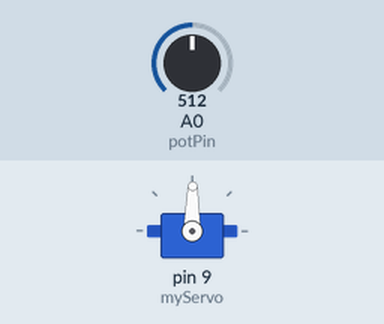
Bench run of a sketch on a simulated Arduino Uno, built with avr-gcc and run on an emulated ATmega328P. On the bench: servo. The test bench sets the inputs (shaded band); at power-on: A0 (potPin) = 512. What the sketch prints to the serial monitor is not drawn.

Above: at 1.2 s.
1.3 s: A0 (potPin) set to 105
At 2.4 s:
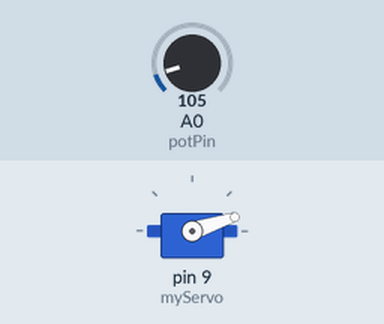
2.8 s: A0 (potPin) set to 93
At 3.5 s:
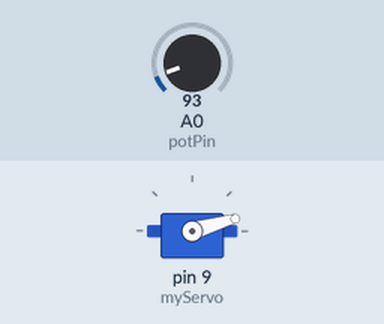
4.5 s: A0 (potPin) set to 122
At 5.7 s:
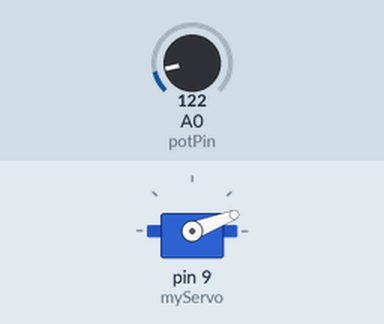
6.0 s: A0 (potPin) set to 988
At 6.8 s:
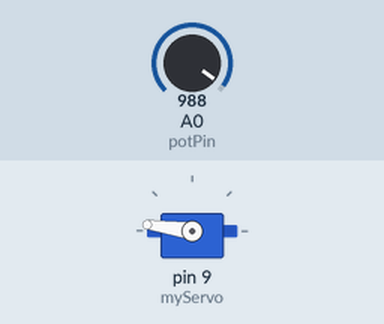
7.5 s: A0 (potPin) set to 1015
At 7.9 s:
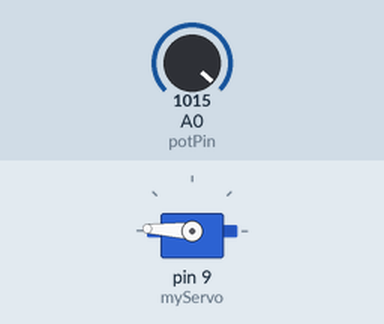
9.3 s: A0 (potPin) set to 900
At 9.7 s:
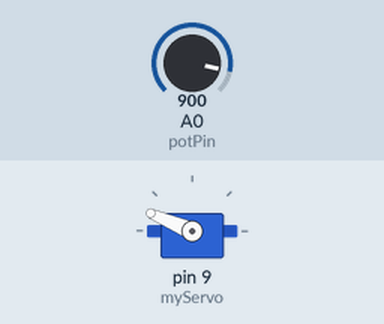
Timing chart, 0 to 11.8 s (numbered marks = the images above; inputs shaded):
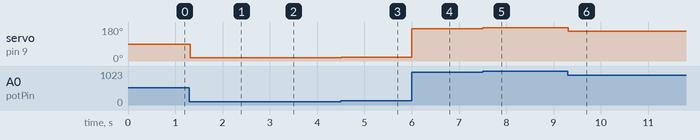

Measured:
- after the input at 1.3 s, servo on pin 9 (myServo): 89° → 18° at once
- after the input at 2.8 s, servo on pin 9 (myServo): 18° → 16° at once
- after the input at 4.5 s, servo on pin 9 (myServo): 16° → 21° at once
- after the input at 6.0 s, servo on pin 9 (myServo): 21° → 172° at once
- after the input at 7.5 s, servo on pin 9 (myServo): 172° → 177° at once
- after the input at 9.3 s, servo on pin 9 (myServo): 177° → 157° at once

The sketch:

sketch_MoodCue.ino
```cpp
#include <Servo.h>
Servo myServo;
const int potPin=A0;
int potVal;
int angle;
void setup() {
  // put your setup code here, to run once:
myServo.attach(9);
Serial.begin(9600);
}

void loop() {
  // put your main code here, to run repeatedly:
potVal=analogRead(potPin);
Serial.print("potVal: ");
Serial.print(potVal);
angle=map(potVal,0,1023,0,179);
myServo.write(angle);
delay(15);
}
```
